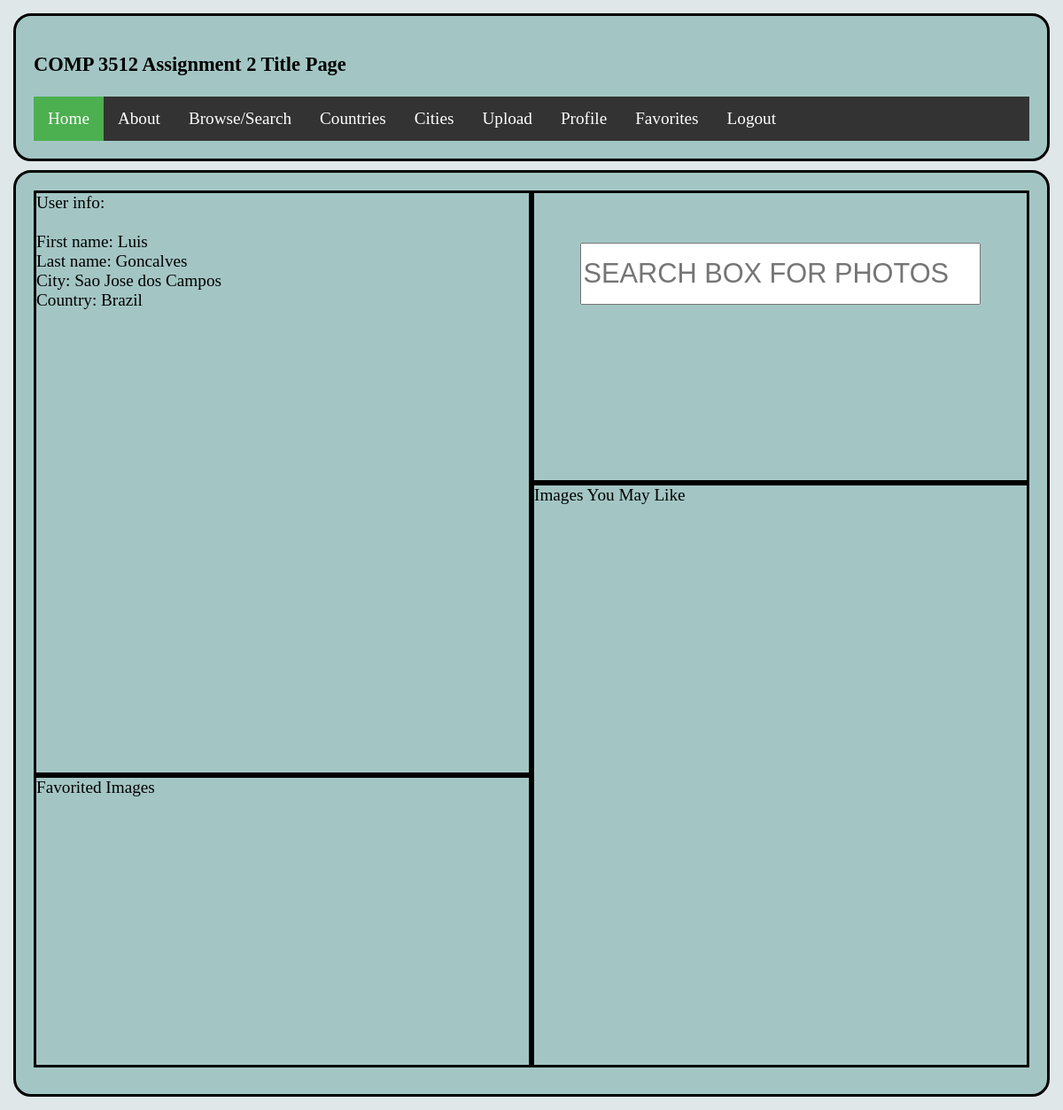
/Alans_pages/index.php (signed in), run on the app's committed database.
### tables this page shows
CREATE TABLE `users` (
  `UserID` int(11) NOT NULL AUTO_INCREMENT,
  `FirstName` varchar(255) DEFAULT NULL,
  `LastName` varchar(255) DEFAULT NULL,
  `Address` varchar(255) DEFAULT NULL,
  `City` varchar(255) DEFAULT NULL,
  `Region` varchar(255) DEFAULT NULL,
  `Country` varchar(255) DEFAULT NULL,
  `Postal` varchar(255) DEFAULT NULL,
  `Phone` varchar(255) DEFAULT NULL,
  `Email` varchar(255) DEFAULT NULL,
  `Privacy` varchar(255) DEFAULT NULL,
  PRIMARY KEY (`UserID`)
);

### Alans_pages/index.php (the view, shortened to what this page needs)
<!DOCTYPE html>
<html>
<head>
    <link rel="stylesheet" type="text/css" href="css/index_css.css">
</head>
</html>
<?php
if (isset($_SESSION['email'])) {
    $conn = mysqli_connect("localhost", "root", "", "travel");
    $sql = "select FirstName, LastName, City, Country from users where Email = '" . $_SESSION['email'] . "'";
    $result = mysqli_query($conn, $sql);
    $row = mysqli_fetch_array($result);
    echo "
    <head>
    <meta charset='utf-8' />
    <title>Home</title>
    <link rel='stylesheet' href='css/index_css.css'>
    </head>
    ";
    echo "<body>";
    echo "<header>";
    echo "<h3>COMP 3512 Assignment 2 Title Page</h3>";
    echo "<ul class='topnav'>";
    echo "<li><a class='active' href=''>Home</a></li>
    <li><a href=''>About</a></li>
    <li><a href=''>Browse/Search</a></li>
    <li><a href=''>Countries</a></li>
    <li><a href=''>Cities</a></li>
    <li><a href=''>Upload</a></li>
    <li><a href=''>Profile</a></li>
    <li><a href=''>Favorites</a></li>
    <li><a href='logout.php'>Logout</a></li>";
    echo "</ul>";
    echo "</header>";
    echo "<main>";
    echo "
    <div id='loggedIn'>
            <div id='userInfo'>User info:<br/><br/>";
    echo "First name: " . $row['FirstName'] . "<br/>";
    echo "Last name: " . $row['LastName'] . "<br/>";
    echo "City: " . $row['City'] . "<br/>";
    echo "Country: " . $row['Country'];
    echo "
            </div>
            <div id='search'><input type='text' class='search' placeholder='SEARCH BOX FOR PHOTOS'>
            </div>
            <div id='favorite'>Favorited Images
            </div>
            <div id='suggestion'>Images You May Like
            </div>
        </div>
    ";
    echo "</main>";
    echo "</body>";
}
?>

### Alans_pages/css/index_css.css (style rules this page uses)
body { display: grid; padding: 10px; margin: 0; background-color: #E0E7E9; font-family: "Times New Roman", Times, serif; font-size: 0.8rem; }
header, main { border-style: solid; margin: 5px; padding: 10px; background-color: #A3C6C4; color: black; border-radius: 20px; padding: 20px; font-size: 150%; }
ul.topnav { list-style-type: none; margin: 0; padding: 0; overflow: hidden; background-color: #333; }
ul.topnav li { float: left; }
ul.topnav li a { display: block; color: white; text-align: center; padding: 14px 16px; text-decoration: none; }
ul.topnav li a.active { background-color: #4CAF50; }
#userInfo, #search, #favorite, #suggestion { border-style: solid; }
#loggedIn { display: grid; height: 1000px; grid-template-rows: 33% 33% 33%; grid-template-columns: 50% 50%; }
#userInfo { overflow: auto; grid-row-start: 1; grid-row-end: 3; grid-column-start: 1; grid-column-end: 2; }
#search { overflow: auto; grid-row-start: 1; grid-row-end: 2; grid-column-start: 2; grid-column-end: 3; }
#favorite { overflow: auto; grid-row-start: 3; grid-row-end: 4; grid-column-start: 1; grid-column-end: 2; }
#suggestion { overflow: auto; grid-row-start: 2; grid-row-end: 4; grid-column-start: 2; grid-column-end: 3; }
.search { width: 80%; height: 20%; display: block; margin-left: auto; margin-right: auto; margin-top: 10%; font-size: 160%; }

### data on the page
users: FirstName "Luis", LastName "Goncalves", City "Sao Jose dos Campos", Country "Brazil"
